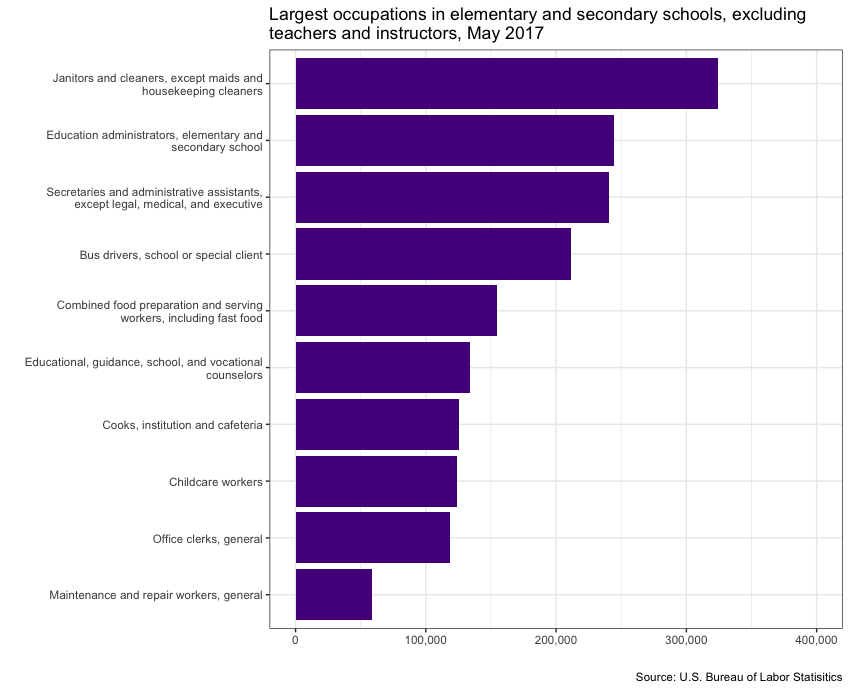

Reproduce this figure in R.
# Largest occupations in elementary and secondary schools, excluding teachers and instructors, May 2017
# SchEmply2.xlsx
# README2.doc
# https://www.bls.gov/opub/ted/2018/a-look-at-elementary-and-secondary-school-employment.htm#bls-print

library(ggplot2)
library(scales)
theme_set(theme_bw())

ggplot(SchoolEmply2, aes(Occupation, Employment)) + 
  geom_bar(data = SchoolEmply2, aes(x = reorder(Occupation, Employment)), stat = "identity", fill = "purple4") + 
  labs(title = "Largest occupations in elementary and secondary schools, excluding\nteachers and instructors, May 2017",
       caption = "Source: U.S. Bureau of Labor Statisitics",
       x = " ", # remove x-axis label
       y = " ") + # remove y-axis label
  coord_flip() +
  scale_x_discrete(labels = c("Maintenance and repair workers, general", "Office clerks, general", "Childcare workers", 
                              "Cooks, institution and cafeteria", "Educational, guidance, school, and vocational\n counselors", 
                              "Combined food preparation and serving\n workers, including fast food", "Bus drivers, school or special client", 
                              "Secretaries and administrative assistants,\n except legal, medical, and executive", "Education administrators, elementary and\n secondary school", 
                              "Janitors and cleaners, except maids and\n housekeeping cleaners")) + 
  
  # set axis limit, add comma and remove scientific notion format
  scale_y_continuous(limits=c(0,400000),labels = comma) 
